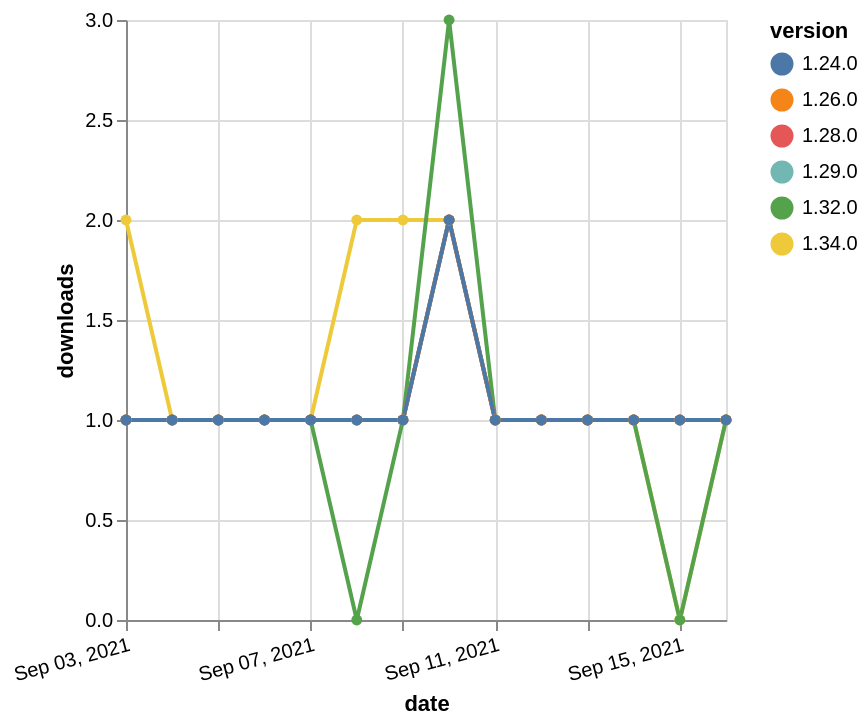

Write a Vega-Lite specification for this figure.
### Vega-Lite specification from a JSON file in a GitHub repository (floating-point values rounded to 4 significant figures)
{"$schema": "https://vega.github.io/schema/vega-lite/v5.json", "description": "A simple bar chart with embedded data.", "data": {"values": [{"date": "2021-09-03", "total": 171, "delta": 1, "version": "1.29.0"}, {"date": "2021-09-04", "total": 172, "delta": 1, "version": "1.29.0"}, {"date": "2021-09-05", "total": 173, "delta": 1, "version": "1.29.0"}, {"date": "2021-09-06", "total": 174, "delta": 1, "version": "1.29.0"}, {"date": "2021-09-07", "total": 175, "delta": 1, "version": "1.29.0"}, {"date": "2021-09-08", "total": 176, "delta": 1, "version": "1.29.0"}, {"date": "2021-09-09", "total": 177, "delta": 1, "version": "1.29.0"}, {"date": "2021-09-10", "total": 179, "delta": 2, "version": "1.29.0"}, {"date": "2021-09-11", "total": 180, "delta": 1, "version": "1.29.0"}, {"date": "2021-09-12", "total": 181, "delta": 1, "version": "1.29.0"}, {"date": "2021-09-13", "total": 182, "delta": 1, "version": "1.29.0"}, {"date": "2021-09-14", "total": 183, "delta": 1, "version": "1.29.0"}, {"date": "2021-09-15", "total": 184, "delta": 1, "version": "1.29.0"}, {"date": "2021-09-16", "total": 185, "delta": 1, "version": "1.29.0"}, {"date": "2021-09-03", "total": 128, "delta": 2, "version": "1.34.0"}, {"date": "2021-09-04", "total": 129, "delta": 1, "version": "1.34.0"}, {"date": "2021-09-05", "total": 130, "delta": 1, "version": "1.34.0"}, {"date": "2021-09-06", "total": 131, "delta": 1, "version": "1.34.0"}, {"date": "2021-09-07", "total": 132, "delta": 1, "version": "1.34.0"}, {"date": "2021-09-08", "total": 134, "delta": 2, "version": "1.34.0"}, {"date": "2021-09-09", "total": 136, "delta": 2, "version": "1.34.0"}, {"date": "2021-09-10", "total": 138, "delta": 2, "version": "1.34.0"}, {"date": "2021-09-11", "total": 139, "delta": 1, "version": "1.34.0"}, {"date": "2021-09-12", "total": 140, "delta": 1, "version": "1.34.0"}, {"date": "2021-09-13", "total": 141, "delta": 1, "version": "1.34.0"}, {"date": "2021-09-14", "total": 142, "delta": 1, "version": "1.34.0"}, {"date": "2021-09-15", "total": 142, "delta": 0, "version": "1.34.0"}, {"date": "2021-09-16", "total": 143, "delta": 1, "version": "1.34.0"}, {"date": "2021-09-03", "total": 189, "delta": 1, "version": "1.32.0"}, {"date": "2021-09-04", "total": 190, "delta": 1, "version": "1.32.0"}, {"date": "2021-09-05", "total": 191, "delta": 1, "version": "1.32.0"}, {"date": "2021-09-06", "total": 192, "delta": 1, "version": "1.32.0"}, {"date": "2021-09-07", "total": 193, "delta": 1, "version": "1.32.0"}, {"date": "2021-09-08", "total": 193, "delta": 0, "version": "1.32.0"}, {"date": "2021-09-09", "total": 194, "delta": 1, "version": "1.32.0"}, {"date": "2021-09-10", "total": 197, "delta": 3, "version": "1.32.0"}, {"date": "2021-09-11", "total": 198, "delta": 1, "version": "1.32.0"}, {"date": "2021-09-12", "total": 199, "delta": 1, "version": "1.32.0"}, {"date": "2021-09-13", "total": 200, "delta": 1, "version": "1.32.0"}, {"date": "2021-09-14", "total": 201, "delta": 1, "version": "1.32.0"}, {"date": "2021-09-15", "total": 201, "delta": 0, "version": "1.32.0"}, {"date": "2021-09-16", "total": 202, "delta": 1, "version": "1.32.0"}, {"date": "2021-09-03", "total": 187, "delta": 1, "version": "1.28.0"}, {"date": "2021-09-04", "total": 188, "delta": 1, "version": "1.28.0"}, {"date": "2021-09-05", "total": 189, "delta": 1, "version": "1.28.0"}, {"date": "2021-09-06", "total": 190, "delta": 1, "version": "1.28.0"}, {"date": "2021-09-07", "total": 191, "delta": 1, "version": "1.28.0"}, {"date": "2021-09-08", "total": 192, "delta": 1, "version": "1.28.0"}, {"date": "2021-09-09", "total": 193, "delta": 1, "version": "1.28.0"}, {"date": "2021-09-10", "total": 195, "delta": 2, "version": "1.28.0"}, {"date": "2021-09-11", "total": 196, "delta": 1, "version": "1.28.0"}, {"date": "2021-09-12", "total": 197, "delta": 1, "version": "1.28.0"}, {"date": "2021-09-13", "total": 198, "delta": 1, "version": "1.28.0"}, {"date": "2021-09-14", "total": 199, "delta": 1, "version": "1.28.0"}, {"date": "2021-09-15", "total": 200, "delta": 1, "version": "1.28.0"}, {"date": "2021-09-16", "total": 201, "delta": 1, "version": "1.28.0"}, {"date": "2021-09-03", "total": 203, "delta": 1, "version": "1.26.0"}, {"date": "2021-09-04", "total": 204, "delta": 1, "version": "1.26.0"}, {"date": "2021-09-05", "total": 205, "delta": 1, "version": "1.26.0"}, {"date": "2021-09-06", "total": 206, "delta": 1, "version": "1.26.0"}, {"date": "2021-09-07", "total": 207, "delta": 1, "version": "1.26.0"}, {"date": "2021-09-08", "total": 208, "delta": 1, "version": "1.26.0"}, {"date": "2021-09-09", "total": 209, "delta": 1, "version": "1.26.0"}, {"date": "2021-09-10", "total": 211, "delta": 2, "version": "1.26.0"}, {"date": "2021-09-11", "total": 212, "delta": 1, "version": "1.26.0"}, {"date": "2021-09-12", "total": 213, "delta": 1, "version": "1.26.0"}, {"date": "2021-09-13", "total": 214, "delta": 1, "version": "1.26.0"}, {"date": "2021-09-14", "total": 215, "delta": 1, "version": "1.26.0"}, {"date": "2021-09-15", "total": 216, "delta": 1, "version": "1.26.0"}, {"date": "2021-09-16", "total": 217, "delta": 1, "version": "1.26.0"}, {"date": "2021-09-03", "total": 245, "delta": 1, "version": "1.24.0"}, {"date": "2021-09-04", "total": 246, "delta": 1, "version": "1.24.0"}, {"date": "2021-09-05", "total": 247, "delta": 1, "version": "1.24.0"}, {"date": "2021-09-06", "total": 248, "delta": 1, "version": "1.24.0"}, {"date": "2021-09-07", "total": 249, "delta": 1, "version": "1.24.0"}, {"date": "2021-09-08", "total": 250, "delta": 1, "version": "1.24.0"}, {"date": "2021-09-09", "total": 251, "delta": 1, "version": "1.24.0"}, {"date": "2021-09-10", "total": 253, "delta": 2, "version": "1.24.0"}, {"date": "2021-09-11", "total": 254, "delta": 1, "version": "1.24.0"}, {"date": "2021-09-12", "total": 255, "delta": 1, "version": "1.24.0"}, {"date": "2021-09-13", "total": 256, "delta": 1, "version": "1.24.0"}, {"date": "2021-09-14", "total": 257, "delta": 1, "version": "1.24.0"}, {"date": "2021-09-15", "total": 258, "delta": 1, "version": "1.24.0"}, {"date": "2021-09-16", "total": 259, "delta": 1, "version": "1.24.0"}]}, "width": "container", "mark": {"type": "line", "point": {"filled": true}}, "encoding": {"x": {"field": "date", "type": "temporal", "timeUnit": "yearmonthdate", "title": "date", "axis": {"labelAngle": -15}}, "y": {"field": "delta", "type": "quantitative", "title": "downloads"}, "color": {"field": "version", "type": "nominal"}, "tooltip": {"field": "delta"}}}
